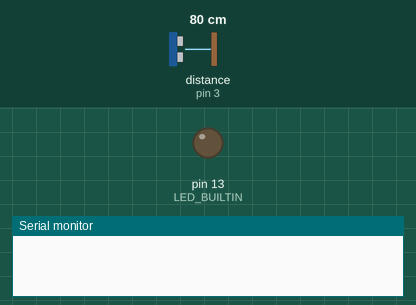
A sketch run on a simulated Arduino Uno, built with avr-gcc and run on an emulated ATmega328P. Shown: output pins drawn as LEDs (lit = HIGH), the last lines printed to the serial monitor. Wiring (inferred from the names in the program): ultrasonic range finder: trigger pin 2; echo pin 3. The test bench sets the inputs (shaded band); at power-on: distance to the obstacle (sensor on pin 3) 80 cm. The echo pulse lasts 58.3 µs per cm; pins used as bus, display or sensor lines are not drawn.

Above: at 1.2 s.
1.3 s: distance to the obstacle (sensor on pin 3) set to 56 cm
2.8 s: distance to the obstacle (sensor on pin 3) set to 45 cm
At 4.0 s:
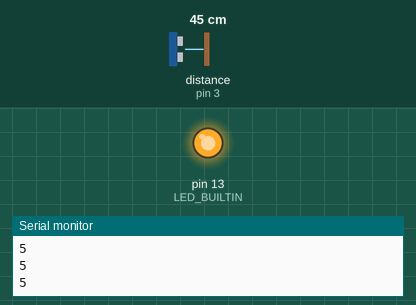
4.3 s: distance to the obstacle (sensor on pin 3) set to 60 cm
At 5.5 s:
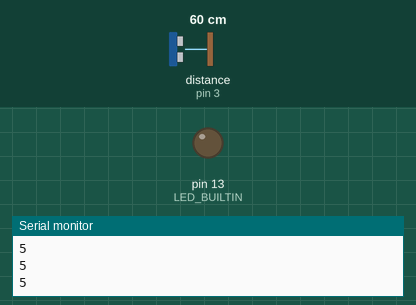
5.8 s: distance to the obstacle (sensor on pin 3) set to 2 cm
At 6.4 s:
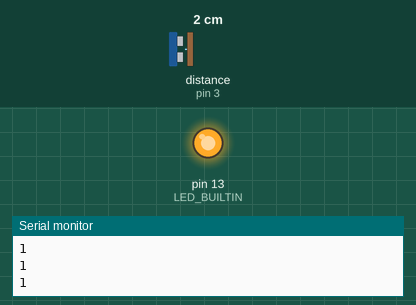
Timing chart, 0 to 8.3 s (numbered marks = the images above; inputs shaded):
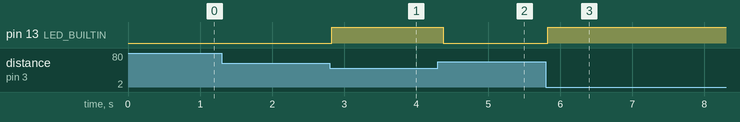

The sketch:

Sensor_HC_SR04.ino
```cpp
#define Trig 2 //引脚Tring 连接 IO D2
#define Echo 3 //引脚Echo 连接 IO D3
float cm; //距离变量
float temp; //存储回波

void setup()
{
  Serial.begin(115200);
  pinMode(Trig, OUTPUT);
  pinMode(Echo, INPUT);
   pinMode(LED_BUILTIN, OUTPUT);
}
void Range2Serial(float va,float range,int code){
if(va<range)
  Serial.println(code);
}
void loop()
{
  //给Trig发送一个低高低的短时间脉冲
  digitalWrite(Trig, LOW); //给Trig发送一个低电平（初始化）
  delayMicroseconds(2);    //等待 2微妙
  digitalWrite(Trig,HIGH); //给Trig发送一个高电平
  delayMicroseconds(10);    //等待 10微妙
  digitalWrite(Trig, LOW); //给Trig发送一个低电平

  temp = float(pulseIn(Echo, HIGH)); //存储回波等待时间,
  //pulseIn函数会等待引脚变为HIGH,开始计算时间,再等待变为LOW并停止计时
  //返回脉冲的长度

  //声速是:340m/1s 换算成 34000cm / 1000000μs = 34 / 1000
  //因为发送到接收，是一来一回，我们只要单程就好了，所以➗2
  //距离(厘米)  =  (回波时间 * (34 / 1000)) / 2
  //简化后的计算公式为 (回波时间 * 17)/ 1000

  cm = (temp * 17 )/1000; //把回波时间换算成cm
  if(cm<50)
    digitalWrite(LED_BUILTIN, HIGH);   // turn the LED on (HIGH is the voltage level)
  else{
    digitalWrite(LED_BUILTIN, LOW);
  }
//  Serial.print("Echo =");
//  Serial.print(temp);//串口输出等待时间的原始数据
//  Serial.print(" | | Distance = ");
//  Serial.print(cm);//串口输出距离换算成cm的结果
//  Serial.println("cm");


  for(int i=1;i<6;i++){
    if(cm<10*i){
      Serial.println(i);
      break;
      }
    }

  delay(100);
}
```

Measured:
- the behaviour switches between 51 and 50 cm on distance to the obstacle (sensor on pin 3) (found by bisection; images 0 and 1)
- after the input at 1.3 s, every drawn part: stays the same
- after the input at 2.8 s, pin 13 (LED_BUILTIN): LOW → HIGH at once
- after the input at 4.3 s, pin 13 (LED_BUILTIN): HIGH → LOW after 0.07 s
- after the input at 5.8 s, pin 13 (LED_BUILTIN): LOW → HIGH at once
